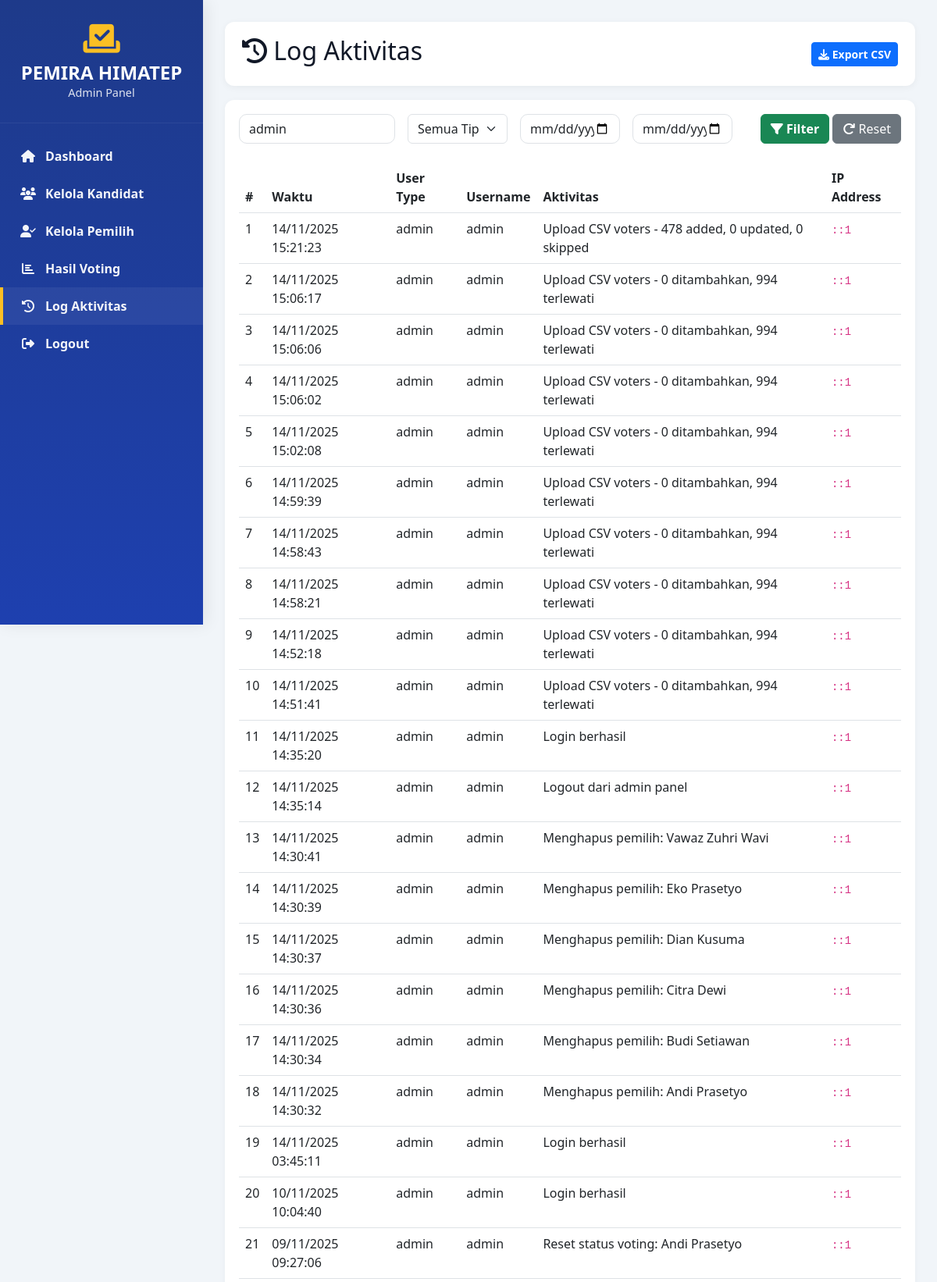
The app's page /admin/logs.php?user=admin (signed in, upper part) with its own data.
### tables this page shows
CREATE TABLE `activity_logs` (
  `id` int(11) NOT NULL,
  `user_type` enum('voter','admin') NOT NULL,
  `user_id` int(11) NOT NULL,
  `username` varchar(50) NOT NULL,
  `activity` text NOT NULL,
  `ip_address` varchar(45) NOT NULL,
  `created_at` timestamp NOT NULL DEFAULT current_timestamp()
);

### config/database.php (called while the page is built, shortened)
<?php
$dsn = 'mysql:host=' . DB_HOST . ';dbname=' . DB_NAME . ';charset=utf8mb4';
try {
    $pdo = new PDO($dsn, DB_USER, DB_PASS, [
        PDO::ATTR_ERRMODE            => PDO::ERRMODE_EXCEPTION,
        PDO::ATTR_DEFAULT_FETCH_MODE => PDO::FETCH_ASSOC,
        PDO::ATTR_EMULATE_PREPARES   => false,
    ]);
} catch (Throwable $e) {
    http_response_code(500);
    die('Database connection failed.');
}
function pdo(): PDO {
    global $pdo;
    return $pdo;
}
function clean_input(?string $val): string {
    return trim((string)$val);
}

### admin/logs.php (the view, shortened to what this page needs)
<?php
require_once '../config/database.php';
$filter_user = clean_input($_GET['user'] ?? '');
$from_date   = clean_input($_GET['from'] ?? '');
$to_date     = clean_input($_GET['to'] ?? '');
$where = [];
$params = [];
if ($filter_user !== '') {
    $where[] = "username LIKE :user";
    $params[':user'] = '%' . $filter_user . '%';
}
$sql = "SELECT * FROM activity_logs";
if ($where) $sql .= ' WHERE ' . implode(' AND ', $where);
$sql .= " ORDER BY created_at DESC LIMIT 1000";
$st = pdo()->prepare($sql);
$st->execute($params);
$logs = $st->fetchAll();
?>
<!DOCTYPE html>
<html lang="id">
<head>
    <link href="https://cdn.jsdelivr.net/npm/bootstrap@5.3.0/dist/css/bootstrap.min.css" rel="stylesheet">
    <link rel="stylesheet" href="../assets/css/style.css">
    <link rel="stylesheet" href="https://cdnjs.cloudflare.com/ajax/libs/font-awesome/6.4.0/css/all.min.css">
</head>
<body>
    <div class="sidebar">
        <div class="sidebar-header">
            <i class="fas fa-vote-yea" style="font-size: 42px; color: #fbbf24;"></i>
            <h4>PEMIRA HIMATEP</h4>
            <p>Admin Panel</p>
        </div>
        <div class="sidebar-menu">
            <a href="dashboard.php"><i class="fas fa-home"></i> Dashboard</a>
            <a href="candidates.php"><i class="fas fa-users"></i> Kelola Kandidat</a>
            <a href="voters.php"><i class="fas fa-user-check"></i> Kelola Pemilih</a>
            <a href="results.php"><i class="fas fa-chart-bar"></i> Hasil Voting</a>
            <a href="logs.php" class="active"><i class="fas fa-history"></i> Log Aktivitas</a>
            <a href="logout.php"><i class="fas fa-sign-out-alt"></i> Logout</a>
        </div>
    </div>
    <div class="main-content">
        <div class="top-bar">
            <h2><i class="fas fa-history"></i> Log Aktivitas</h2>
            <div>
                <a href="?export=csv&<?php echo http_build_query($_GET); ?>" class="btn btn-sm btn-primary">
                    <i class="fas fa-download"></i> Export CSV
                </a>
            </div>
        </div>
        <div class="content-card">
            <form class="row g-3 mb-4" method="GET" action="logs.php">
                <div class="col-md-3">
                    <input type="text" name="user" class="form-control" placeholder="Cari username..." value="<?php echo htmlspecialchars($filter_user); ?>">
                </div>
                <div class="col-md-2">
                    <select name="type" class="form-select">
                        <option value="">Semua Tipe</option>
                    </select>
                </div>
                <div class="col-md-2">
                    <input type="date" name="from" class="form-control" value="<?php echo htmlspecialchars($from_date); ?>">
                </div>
                <div class="col-md-2">
                    <input type="date" name="to" class="form-control" value="<?php echo htmlspecialchars($to_date); ?>">
                </div>
                <div class="col-md-3 text-end">
                    <button type="submit" class="btn btn-success"><i class="fas fa-filter"></i> Filter</button>
                    <a href="logs.php" class="btn btn-secondary"><i class="fas fa-redo"></i> Reset</a>
                </div>
            </form>
            <div class="table-responsive">
                <table class="table table-hover table-custom">
                    <thead>
                        <tr>
                            <th>#</th>
                            <th>Waktu</th>
                            <th>User Type</th>
                            <th>Username</th>
                            <th>Aktivitas</th>
                            <th>IP Address</th>
                        </tr>
                    </thead>
                    <tbody>
                        <?php if (count($logs) === 0): ?>
                            <tr><td colspan="6" class="text-center">Tidak ada log yang ditemukan</td></tr>
                        <?php else: foreach ($logs as $i => $log): ?>
                            <tr>
                                <td><?php echo $i + 1; ?></td>
                                <td><?php echo date('d/m/Y H:i:s', strtotime($log['created_at'])); ?></td>
                                <td><?php echo htmlspecialchars($log['user_type']); ?></td>
                                <td><?php echo htmlspecialchars($log['username']); ?></td>
                                <td><?php echo htmlspecialchars($log['activity']); ?></td>
                                <td><code><?php echo htmlspecialchars($log['ip_address']); ?></code></td>
                            </tr>
                        <?php endforeach; endif; ?>
                    </tbody>
                </table>
            </div>
        </div>
    </div>
</body>
</html>

### assets/css/style.css (style rules this page uses)
:root { --primary-color:#1e3a8a; --accent-color:#0ea5e9; --secondary-color:#fbbf24; --success-color:#10b981; --danger-color:#ef4444; --bg:#f1f5f9; --card-bg: #ffffff; --muted: #64748b; --radius: 12px; --glass: rgba(255,255,255,0.6); }
* { box-sizing:border-box }
body { margin:0; font-family: "Segoe UI", Tahoma, Geneva, Verdana, sans-serif; background:var(--bg); color:#111827; -webkit-font-smoothing:antialiased; -moz-osx-font-smoothing:grayscale; }
.sidebar { background: linear-gradient(180deg, var(--primary-color), #1e40af); min-height:100vh; position:fixed; left:0; top:0; width:260px; color:white; box-shadow: 4px 0 20px rgba(0,0,0,0.08); }
.sidebar-header { padding:28px 20px; text-align:center; border-bottom:1px solid rgba(255,255,255,0.06); }
.sidebar-header h4 { margin:8px 0 0 0; font-weight:700 }
.sidebar-header p { margin:0;opacity:0.85;font-size:0.9rem }
.sidebar-menu { padding:18px 0 }
.sidebar-menu a { display:flex; gap:12px; align-items:center; padding:12px 22px; color:rgba(255,255,255,0.95); text-decoration:none; font-weight:600; border-left:4px solid transparent; }
.sidebar-menu a i { width:20px;text-align:center }
.sidebar-menu a:hover, .sidebar-menu a.active { background: rgba(255,255,255,0.06); border-left-color: var(--secondary-color); }
.main-content { margin-left:260px;padding:28px }
.top-bar { background:var(--card-bg); padding:18px 22px; border-radius:12px; box-shadow:0 2px 10px rgba(0,0,0,0.05); display:flex; justify-content:space-between; align-items:center }
.content-card { background:var(--card-bg); border-radius:12px; padding:18px; box-shadow:0 2px 10px rgba(0,0,0,0.04); margin-top:18px }
.table-custom thead { background:#f8fafc }
.btn-primary, .btn-success, .btn-danger, .btn-info { font-weight:700 }
.form-control { border-radius:10px }

### records on screen
activity_logs: created_at "14/11/2025 15:21:23", user_type "admin", username "admin", activity "Upload CSV voters - 478 added, 0 updated, 0 skipped", ip_address "::1"
activity_logs: created_at "14/11/2025 15:06:17", user_type "admin", username "admin", activity "Upload CSV voters - 0 ditambahkan, 994 terlewati", ip_address "::1"
activity_logs: created_at "14/11/2025 15:06:06", user_type "admin", username "admin", activity "Upload CSV voters - 0 ditambahkan, 994 terlewati", ip_address "::1"
activity_logs: created_at "14/11/2025 15:06:02", user_type "admin", username "admin", activity "Upload CSV voters - 0 ditambahkan, 994 terlewati", ip_address "::1"
activity_logs: created_at "14/11/2025 15:02:08", user_type "admin", username "admin", activity "Upload CSV voters - 0 ditambahkan, 994 terlewati", ip_address "::1"
activity_logs: created_at "14/11/2025 14:59:39", user_type "admin", username "admin", activity "Upload CSV voters - 0 ditambahkan, 994 terlewati", ip_address "::1"
activity_logs: created_at "14/11/2025 14:58:43", user_type "admin", username "admin", activity "Upload CSV voters - 0 ditambahkan, 994 terlewati", ip_address "::1"
activity_logs: created_at "14/11/2025 14:58:21", user_type "admin", username "admin", activity "Upload CSV voters - 0 ditambahkan, 994 terlewati", ip_address "::1"
activity_logs: created_at "14/11/2025 14:52:18", user_type "admin", username "admin", activity "Upload CSV voters - 0 ditambahkan, 994 terlewati", ip_address "::1"
activity_logs: created_at "14/11/2025 14:51:41", user_type "admin", username "admin", activity "Upload CSV voters - 0 ditambahkan, 994 terlewati", ip_address "::1"
activity_logs: created_at "14/11/2025 14:35:20", user_type "admin", username "admin", activity "Login berhasil", ip_address "::1"
activity_logs: created_at "14/11/2025 14:35:14", user_type "admin", username "admin", activity "Logout dari admin panel", ip_address "::1"
activity_logs: created_at "14/11/2025 14:30:41", user_type "admin", username "admin", activity "Menghapus pemilih: Vawaz Zuhri Wavi", ip_address "::1"
activity_logs: created_at "14/11/2025 14:30:39", user_type "admin", username "admin", activity "Menghapus pemilih: Eko Prasetyo", ip_address "::1"
activity_logs: created_at "14/11/2025 14:30:37", user_type "admin", username "admin", activity "Menghapus pemilih: Dian Kusuma", ip_address "::1"
activity_logs: created_at "14/11/2025 14:30:36", user_type "admin", username "admin", activity "Menghapus pemilih: Citra Dewi", ip_address "::1"
activity_logs: created_at "14/11/2025 14:30:34", user_type "admin", username "admin", activity "Menghapus pemilih: Budi Setiawan", ip_address "::1"
activity_logs: created_at "14/11/2025 14:30:32", user_type "admin", username "admin", activity "Menghapus pemilih: Andi Prasetyo", ip_address "::1"
activity_logs: created_at "14/11/2025 03:45:11", user_type "admin", username "admin", activity "Login berhasil", ip_address "::1"
activity_logs: created_at "10/11/2025 10:04:40", user_type "admin", username "admin", activity "Login berhasil", ip_address "::1"
activity_logs: created_at "09/11/2025 09:27:06", user_type "admin", username "admin", activity "Reset status voting: Andi Prasetyo", ip_address "::1"
